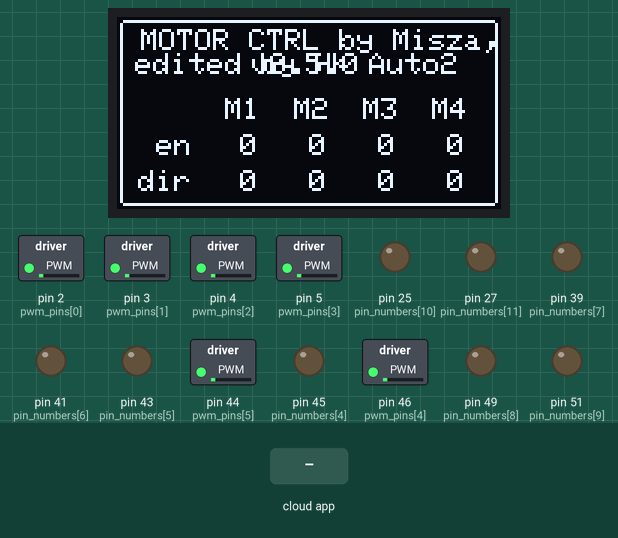
Bench run of a sketch on a simulated Arduino Mega 2560, built with avr-gcc and run on an emulated ATmega2560. On the bench: 128×64 one-colour display, switched loads named in the sketch (green lamp = pin HIGH), output pins drawn as LEDs (lit = HIGH). The test bench sets the inputs (shaded band). The ROS host is connected and sends only what is stated.

Above: at 1.2 s.
1.3 s: the phone or cloud app sets pins to 45
At 1.51 s:
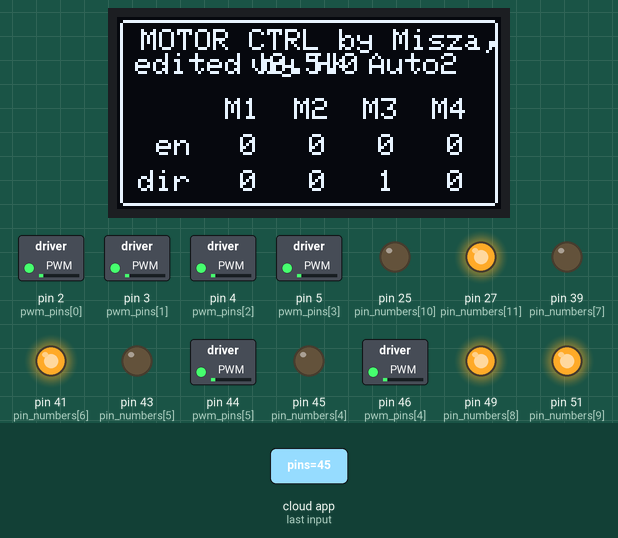
3.0 s: the phone or cloud app sets pins to 90
At 4.2 s:
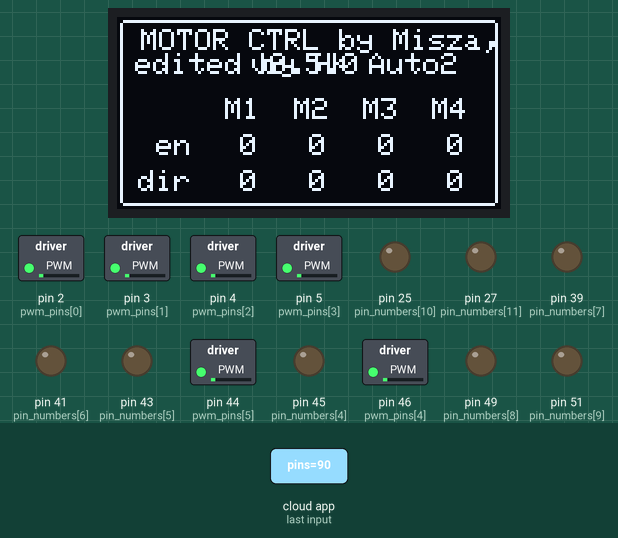
4.7 s: the phone or cloud app sets pins to 180
At 4.9 s:
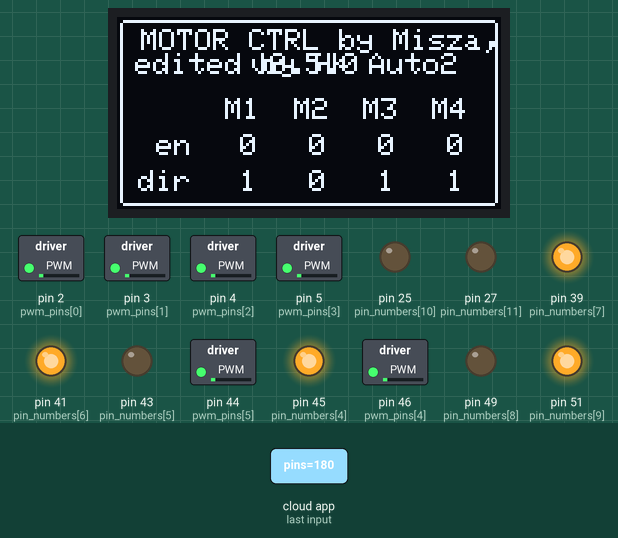
6.4 s: the phone or cloud app sets change_pwm to 0
At 7.4 s:
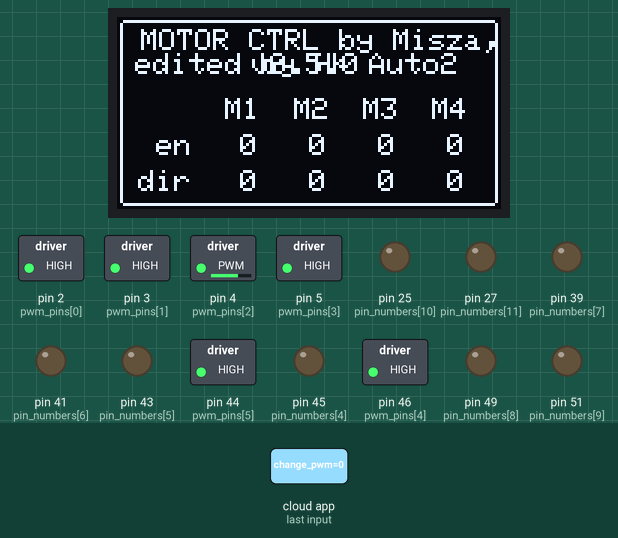
7.9 s: the phone or cloud app sets change_pwm to 90
At 9.1 s:
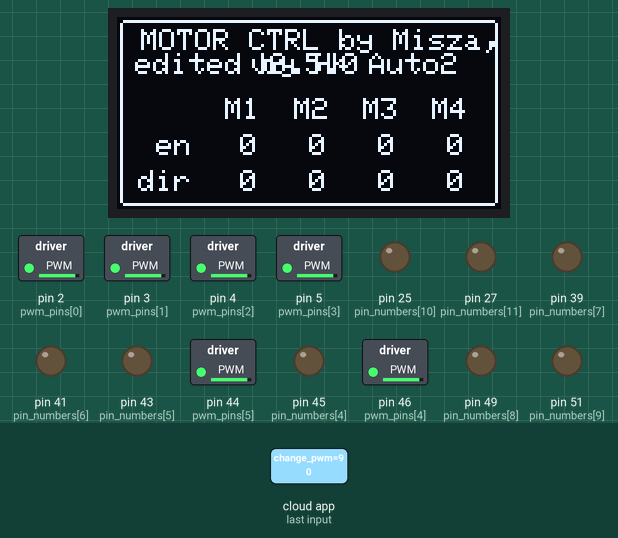
9.4 s: the phone or cloud app sets pins to 45
At 10.4 s:
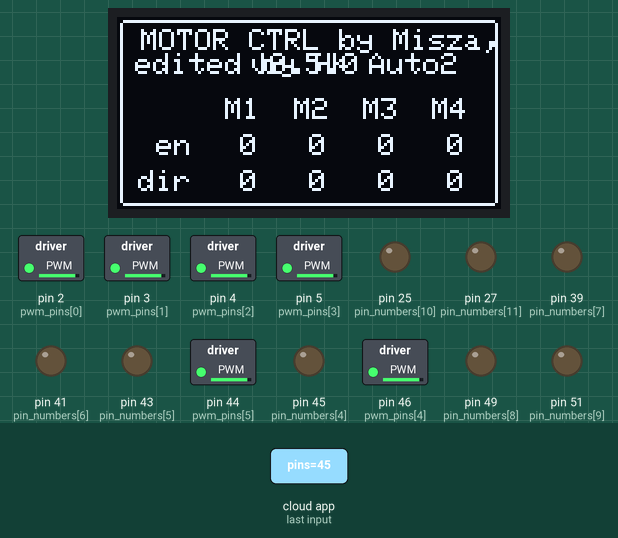
Timing chart, 0 to 12.0 s (numbered marks = the images above; inputs shaded):
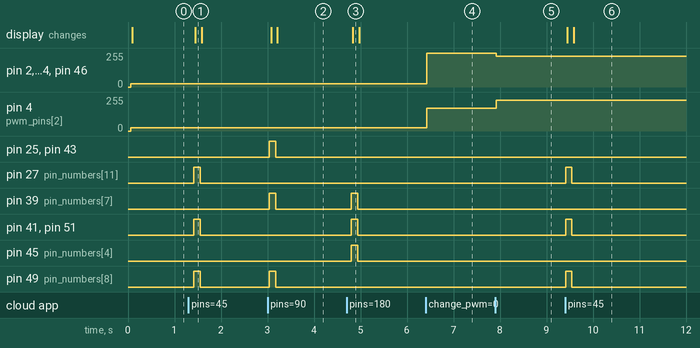

The sketch:

controller.ino
```cpp
#include <ros.h>
#include <std_msgs/Int64.h>
#include <stdio.h>
#include <SPI.h>
#include <Wire.h>
#include <Adafruit_SSD1306.h>
#include <Adafruit_GFX.h>

// OLED pins
#define OLED_CLK    12
#define OLED_MOSI   11
#define OLED_RESET  10
#define OLED_DC     9
#define OLED_CS     8

Adafruit_SSD1306 display(OLED_MOSI, OLED_CLK, OLED_DC, OLED_RESET, OLED_CS); //configuring the display


int pwm_pins[] = {2,3,4,5,46,44};
int pin_numbers[] = {35,33,31,29,45,43,41,39,49,51,25,27};
char pin_data[] = {0,0,0,0,0,0,0,0,0,0,0,0};

// time vars
long long last_callback; // timestamp for last callback
int timeout = 100; // millis to timeout (->idle state)
int loop_rate = 100;

// display wrapper
void updateDisplay()
{
  display.clearDisplay();
  display.setTextColor(WHITE);
  display.setTextSize(1);

  // make title
  display.setCursor(8,4);
  display.print("MOTOR CTRL by Misza, edited by HK Auto2");
  display.setCursor(45,12);
  display.println("v0.5.0");

  // table titles
  display.setCursor(13,39);
  display.print("en");
  display.setCursor(7,51);
  display.print("dir"); //should become PWM?

  // print table with enable and dir for each motor
  for(int i=0; i<4; i++)
  {
    display.setTextColor(WHITE);
    display.setCursor(36+i*23,27);
    display.print("M");
    display.print(i+1);
    display.setCursor(41+i*23,39);
    display.print(pin_data[i]+0);
    display.setCursor(41+i*23,51);
    display.print(pin_data[i+4]+0);
  }
  // frame
  display.drawLine(1,1,126,1,2);
  display.drawLine(126,1,126,62,2);
  display.drawLine(126,62,1,62,2);
  display.drawLine(1,62,1,1,2);
  display.display();
}

// simple macro to update motor pins
void setMotors()
{
  for(int i=0; i<12; i++)
  {
    digitalWrite(pin_numbers[i],pin_data[i]);
  }
}

// ROS subscriber callback
void motor_callback( const std_msgs::Int64& action_msg ) //constant address, the function checks the data on the adress "action_msg" and updates the motor states
{
  // just unpacks the msg and saves new timestamp
  int in_data = action_msg.data;
  for(int i=0; i<12; i++)
  {
    pin_data[11-i] = in_data&1;
    in_data = in_data>>1;
  }
  last_callback = millis();

  // special case: if 512-bit is on, effectively increase the timeout 10x
  if(in_data>0){ last_callback += 9*timeout; }
}

void pwm_callback( const std_msgs::Int64& pwm_msg ){
  int pwm = pwm_msg.data;
  int value;
  switch (pwm){
  case 10:
  value = 26;
  break;
  case 20:
  value = 51;
  break;
  case 30:
  value = 77;
  break;
  case 40:
  value = 102;
  break;
  case 50:
  value = 128;
  break;
  case 60:
  value = 153;
  break;
  case 70:
  value = 179;
  break;
  case 80:
  value = 204;
  break;
  case 90:
  value = 230;
  break;
  }
  for(int i=0; i<6; i++)
  {
    analogWrite(pwm_pins[i],value);
  }
}


ros::NodeHandle nh;               // Nodehandle is an object representing the ROS node, start the ROS node
ros::Subscriber<std_msgs::Int64> pin_sub("pins", motor_callback); // Subrscription plan??
ros::Subscriber<std_msgs::Int64> pwm_sub("change_pwm", pwm_callback);


void setup()
{
  // ROS init
  nh.initNode();
  nh.subscribe(pin_sub);
  nh.subscribe(pwm_sub);

  // display init
  pinMode(13,OUTPUT);
  digitalWrite(13,1); // terrible hack feeding display VCC from pin 13
  display.begin(SSD1306_SWITCHCAPVCC);
  display.clearDisplay();
  display.display();

  // motor pin init macro
  for(int i=0; i<12; i++)
  {
    pinMode(pin_numbers[i],OUTPUT); //sets all the pins to OUTPUT (8 pins atm)
  }
  last_callback = millis();
  for(int i=0; i<6; i++)
  {
    pinMode(pwm_pins[i],OUTPUT);
    analogWrite(pwm_pins[i],26);
  }
}

void loop()
{
  // failsafe to reset data if too long time has passed since last cb
  if(millis()-last_callback > timeout)
  {
    for(int i=0; i<12; i++)
    {
      pin_data[i] = 0;    // sets the pins to low
    }
  }

  // update ROS, update motors, update display, sleep
  nh.spinOnce();
  setMotors();
  updateDisplay();
  delay(loop_rate);
}
```

Measured:
- after the input at 1.3 s, pin 27 (pin_numbers[11]), pin 41 (pin_numbers[6]), pin 49 (pin_numbers[8]), pin 51 (pin_numbers[9]): LOW → HIGH after 0.11 s, → LOW 0.14 s later; the display: changes after 0.15 s (image 1)
- after the input at 3.0 s, pin 25 (pin_numbers[10]), pin 39 (pin_numbers[7]), pin 43 (pin_numbers[5]), pin 49 (pin_numbers[8]): LOW → HIGH at once, → LOW 0.14 s later; the display: first changes after 0.08 s (image 2 shows a later state)
- after the input at 4.7 s, pin 39 (pin_numbers[7]), pin 41 (pin_numbers[6]), pin 45 (pin_numbers[4]), pin 51 (pin_numbers[9]): LOW → HIGH after 0.10 s, → LOW 0.14 s later; the display: changes after 0.14 s (image 3)
- after the input at 6.4 s, pin 2 (pwm_pins[0]), pin 3 (pwm_pins[1]), pin 5 (pwm_pins[3]), pin 44 (pwm_pins[5]), pin 46 (pwm_pins[4]): 26/255 → 255/255 at once; pin 4 (pwm_pins[2]): 26/255 → 170/255 at once
- after the input at 7.9 s, pin 2 (pwm_pins[0]), pin 3 (pwm_pins[1]), pin 5 (pwm_pins[3]), pin 44 (pwm_pins[5]), pin 46 (pwm_pins[4]): 255/255 → 230/255 at once; pin 4 (pwm_pins[2]): 170/255 → 230/255 at once
- after the input at 9.4 s, pin 27 (pin_numbers[11]), pin 41 (pin_numbers[6]), pin 49 (pin_numbers[8]), pin 51 (pin_numbers[9]): LOW → HIGH at once, → LOW 0.14 s later; the display: first changes after 0.05 s (image 6 shows a later state)
